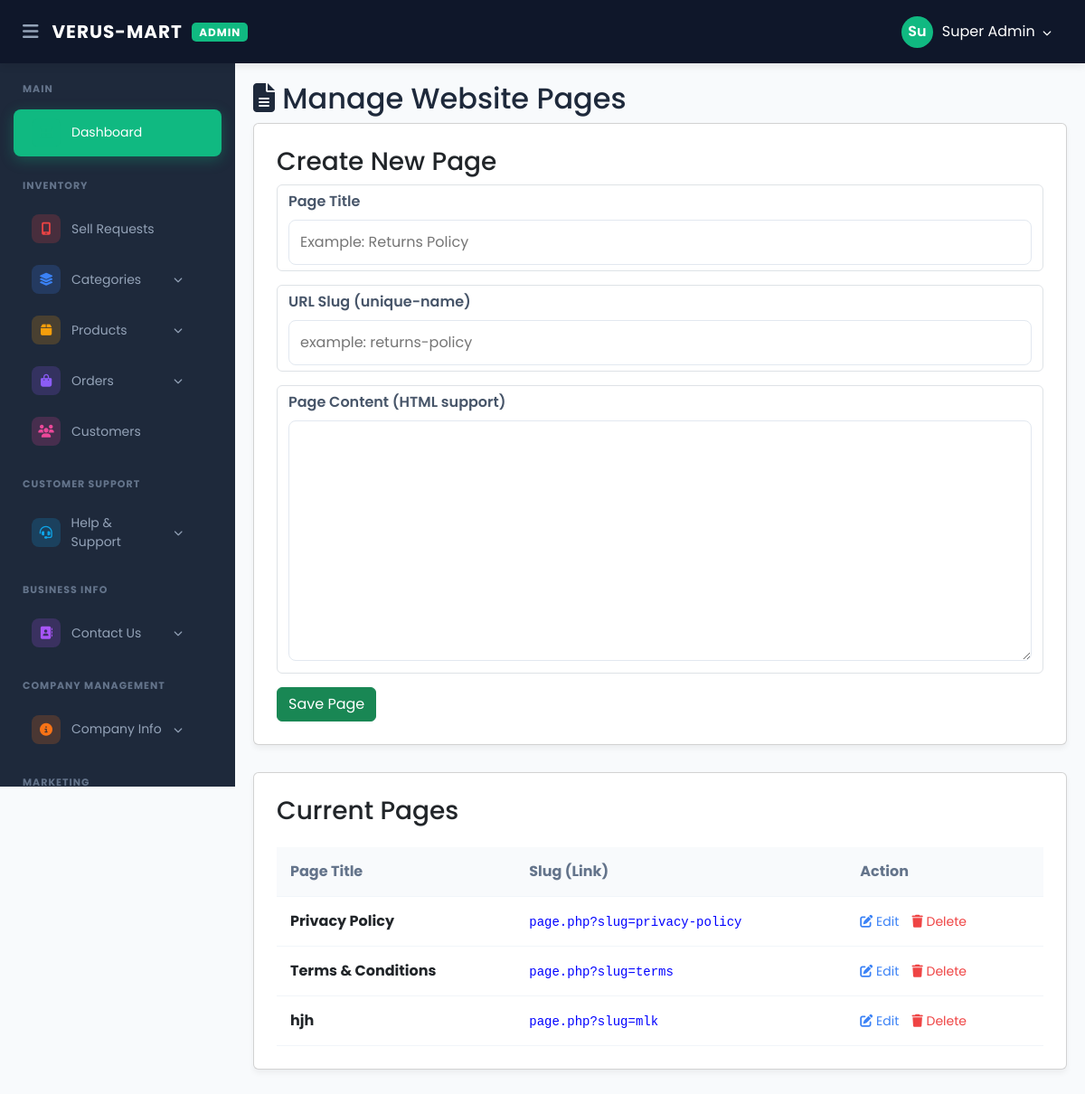
/verusmart/admin/manage_pages.php (signed in), run on the app's committed database.
### tables this page shows
CREATE TABLE `pages` (
  `id` int(11) NOT NULL,
  `slug` varchar(100) NOT NULL,
  `title` varchar(255) NOT NULL,
  `content` text NOT NULL,
  `updated_at` timestamp NULL DEFAULT current_timestamp() ON UPDATE current_timestamp(),
  `status` varchar(20) DEFAULT 'active'
);

### verusmart/admin/manage_pages.php (the view, shortened to what this page needs)
<?php
$edit_page = null;
?>
<!DOCTYPE html>
<html lang="en">
<head>
    <link rel="stylesheet" href="https://cdnjs.cloudflare.com/ajax/libs/font-awesome/6.4.0/css/all.min.css">
</head>
<body>
    <?php include('header.php'); ?>
    <div class="main-wrapper">
        <?php include('sidebar.php'); ?>
        <div class="content-body">
            <h2 style="color: #1e293b;"><i class="fas fa-file-alt"></i> Manage Website Pages</h2>
            <div class="card">
                <h3><?php echo $edit_page ? "Edit Page: ".$edit_page['title'] : "Create New Page"; ?></h3>
                <form method="POST">
                    <div class="form-control">
                        <label>Page Title</label>
                        <input type="text" name="title" value="<?php echo $edit_page['title'] ?? ''; ?>" required placeholder="Example: Returns Policy">
                    </div>
                    <?php if(!$edit_page): ?>
                    <div class="form-control">
                        <label>URL Slug (unique-name)</label>
                        <input type="text" name="slug" required placeholder="example: returns-policy">
                    </div>
                    <?php endif; ?>
                    <div class="form-control">
                        <label>Page Content (HTML support)</label>
                        <textarea name="content" rows="10" required><?php echo $edit_page['content'] ?? ''; ?></textarea>
                    </div>
                    <button type="submit" name="<?php echo $edit_page ? 'update_page' : 'add_page'; ?>" class="btn btn-success">
                        <?php echo $edit_page ? 'Update Page' : 'Save Page'; ?>
                    </button>
                </form>
            </div>
            <div class="card">
                <h3>Current Pages</h3>
                <table>
                    <thead>
                        <tr>
                            <th>Page Title</th>
                            <th>Slug (Link)</th>
                            <th>Action</th>
                        </tr>
                    </thead>
                    <tbody>
                        <?php
                        $pages = mysqli_query($conn, "SELECT * FROM pages");
                        while($row = mysqli_fetch_assoc($pages)) {
                            echo "<tr>
                                <td><b>{$row['title']}</b></td>
                                <td><code style='color:blue;'>page.php?slug={$row['slug']}</code></td>
                                <td class='action-links'>
                                    <a href='manage_pages.php?edit={$row['id']}' style='color: #3b82f6;'><i class='fas fa-edit'></i> Edit</a>
                                    <a href='manage_pages.php?delete={$row['id']}' onclick=\"return confirm('Delete this page?')\" style='color: #ef4444;'><i class='fas fa-trash'></i> Delete</a>
                                </td>
                            </tr>";
                        }
                        ?>
                    </tbody>
                </table>
            </div>
        </div>
    </div>
</body>
</html>

### verusmart/admin/manage_pages.php (style rules this page uses)
body { margin: 0; font-family: 'Inter', sans-serif; background: #f1f5f9; }
.main-wrapper { display: flex; }
.content-body { margin-left: 260px; width: 100%; padding: 20px; margin-top: 70px; box-sizing: border-box; }
.card { background: #fff; padding: 25px; border-radius: 12px; box-shadow: 0 4px 6px rgba(0,0,0,0.05); margin-bottom: 30px; }
.form-control { margin-bottom: 15px; }
.form-control label { display: block; margin-bottom: 8px; font-weight: 600; color: #475569; }
.form-control input, .form-control textarea { width: 100%; padding: 12px; border: 1px solid #e2e8f0; border-radius: 8px; box-sizing: border-box; }
.btn { padding: 10px 20px; border: none; border-radius: 8px; cursor: pointer; font-weight: 600; text-decoration: none; }
.btn-success { background: #10b981; color: white; }
table { width: 100%; border-collapse: collapse; margin-top: 15px; }
table th, table td { padding: 15px; text-align: left; border-bottom: 1px solid #f1f5f9; }
table th { background: #f8fafc; color: #64748b; }
.action-links a { margin-right: 10px; font-size: 14px; text-decoration: none; }

### verusmart/admin/header.php (style rules this page uses)
:root { --sidebar-width: 260px; --top-bg: #0f172a; --primary-blue: #3b82f6; }
* { margin: 0; padding: 0; box-sizing: border-box; font-family: 'Poppins', sans-serif; }
body { background: #f8fafc; overflow-x: hidden; }

### data on the page
pages: title "Privacy Policy", slug "privacy-policy"
pages: title "Terms & Conditions", slug "terms"
pages: title "hjh", slug "mlk"

### other printed values
substr($_SESSION['admin_name'], 0, 2) "Su"
$_SESSION['admin_name'] "Super Admin"
